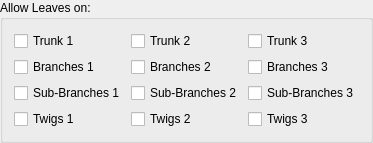
             <widget class="QGroupBox" name="group_AllowLeafTypes">
              <property name="toolTip">
               <string>This allows to disable the generation of certain frond meshes , on a per-LOD basis.</string>
              </property>
              <property name="title">
               <string>Allow Leaves on:</string>
              </property>
              <property name="flat">
               <bool>true</bool>
              </property>
              <layout class="QGridLayout" name="gridLayout_19">
               <item row="0" column="0">
                <widget class="QCheckBox" name="check_LodTrunk1_3">
                 <property name="toolTip">
                  <string>Uncheck this box to disable the generation of this type of mesh.</string>
                 </property>
                 <property name="text">
                  <string>Trunk 1</string>
                 </property>
                </widget>
               </item>
               <item row="0" column="1">
                <widget class="QCheckBox" name="check_LodTrunk2_3">
                 <property name="toolTip">
                  <string>Uncheck this box to disable the generation of this type of mesh.</string>
                 </property>
                 <property name="text">
                  <string>Trunk 2</string>
                 </property>
                </widget>
               </item>
               <item row="0" column="2">
                <widget class="QCheckBox" name="check_LodTrunk3_3">
                 <property name="toolTip">
                  <string>Uncheck this box to disable the generation of this type of mesh.</string>
                 </property>
                 <property name="text">
                  <string>Trunk 3</string>
                 </property>
                </widget>
               </item>
               <item row="1" column="0">
                <widget class="QCheckBox" name="check_LodMainBranches1_3">
                 <property name="toolTip">
                  <string>Uncheck this box to disable the generation of this type of mesh.</string>
                 </property>
                 <property name="text">
                  <string>Branches 1</string>
                 </property>
                </widget>
               </item>
               <item row="1" column="1">
                <widget class="QCheckBox" name="check_LodMainBranches2_3">
                 <property name="toolTip">
                  <string>Uncheck this box to disable the generation of this type of mesh.</string>
                 </property>
                 <property name="text">
                  <string>Branches 2</string>
                 </property>
                </widget>
               </item>
               <item row="1" column="2">
                <widget class="QCheckBox" name="check_LodMainBranches3_3">
                 <property name="toolTip">
                  <string>Uncheck this box to disable the generation of this type of mesh.</string>
                 </property>
                 <property name="text">
                  <string>Branches 3</string>
                 </property>
                </widget>
               </item>
               <item row="2" column="0">
                <widget class="QCheckBox" name="check_LodSubBranches1_3">
                 <property name="toolTip">
                  <string>Uncheck this box to disable the generation of this type of mesh.</string>
                 </property>
                 <property name="text">
                  <string>Sub-Branches 1</string>
                 </property>
                </widget>
               </item>
               <item row="2" column="1">
                <widget class="QCheckBox" name="check_LodSubBranches2_3">
                 <property name="toolTip">
                  <string>Uncheck this box to disable the generation of this type of mesh.</string>
                 </property>
                 <property name="text">
                  <string>Sub-Branches 2</string>
                 </property>
                </widget>
               </item>
               <item row="2" column="2">
                <widget class="QCheckBox" name="check_LodSubBranches3_3">
                 <property name="toolTip">
                  <string>Uncheck this box to disable the generation of this type of mesh.</string>
                 </property>
                 <property name="text">
                  <string>Sub-Branches 3</string>
                 </property>
                </widget>
               </item>
               <item row="3" column="0">
                <widget class="QCheckBox" name="check_LodTwigs1_3">
                 <property name="toolTip">
                  <string>Uncheck this box to disable the generation of this type of mesh.</string>
                 </property>
                 <property name="text">
                  <string>Twigs 1</string>
                 </property>
                </widget>
               </item>
               <item row="3" column="1">
                <widget class="QCheckBox" name="check_LodTwigs2_3">
                 <property name="toolTip">
                  <string>Uncheck this box to disable the generation of this type of mesh.</string>
                 </property>
                 <property name="text">
                  <string>Twigs 2</string>
                 </property>
                </widget>
               </item>
               <item row="3" column="2">
                <widget class="QCheckBox" name="check_LodTwigs3_3">
                 <property name="toolTip">
                  <string>Uncheck this box to disable the generation of this type of mesh.</string>
                 </property>
                 <property name="text">
                  <string>Twigs 3</string>
                 </property>
                </widget>
               </item>
              </layout>
             </widget>
